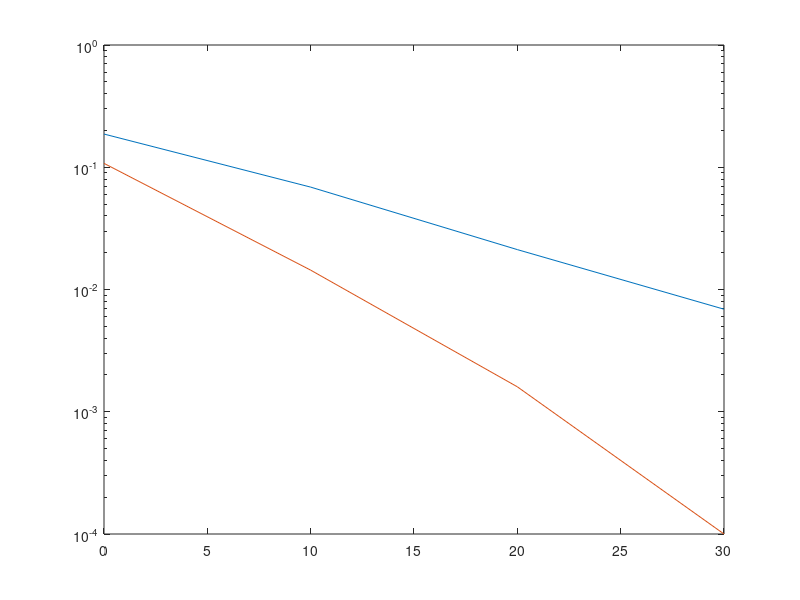

The MATLAB source for this figure:
clear all;
snrdb = [0  10  20  30];

% Iterate through the signal to noise data ratio matrix.
for k = 1 : length(snrdb)
    SNR=10^(snrdb(k)/10);
    ct=10000;

    sum1=0;
    sum2=0;
    
% Create upperbound of data analysis iterations and initialize random data modulation band.    
    for i = 1 : ct
        s = randsrc(1, 1, [-1 1]);
        h1 = randn(1,1); % Create one transmit and receive channel (antenna) for data passthrough.
        h2 = randn(1,1);
        n = randn(1,1)/sqrt(SNR); % Generate random AWGN noise.
     
% Receive data observations on signal plus noise.
        y1 = h1 * s+ h2 * s + n;
        y2 = abs(h1) * s + abs(h2) * s + n;
     
% Detect data using prior estimates of observation output.
        prio_est1 =y1/(h1+h2); % first step of detection 
        prio_est2 = y2/(abs(h1)  + abs(h2));
        
% Refine the prior estimates, with a conditional check of datasum condition from input to output.         
        est1 = sign(prio_est1); % second step
        est2 = sign(prio_est2);

        if est1 ~= s
            sum1 = sum1+1;
        end
        if est2 ~= s
            sum2 = sum2+1;
        end
    end

    p1(k)= sum1/ct;
    p2(k) = sum2/ct;
end
semilogy(snrdb,p1,snrdb,p2) % Plot transfer lifetime on semiology
